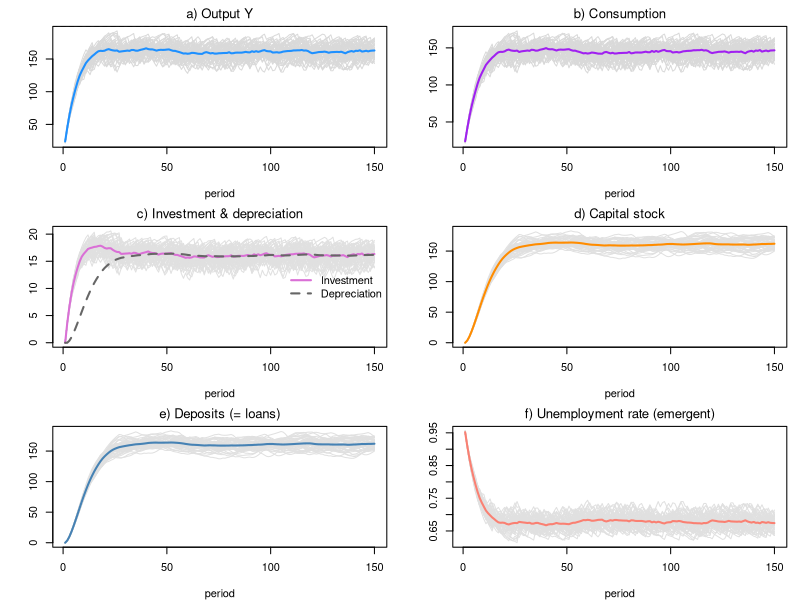

Recreate this plot in R.
# *************************************************************************
#  Model BMW + agent-based microfoundation (ABM-BMW)
#  Source: Godley & Lavoie ch.7 (BMW), extended with a "job-lottery"
#  Author: Marco Veronese Passarella
#  Last change: 04/07/2026
# *************************************************************************
#  Description: A tiny "agent-based" version of the textbook BMW model:
#  several households, each with its own bank money (deposits) and its own
#  spending choice, added up to get the economy-wide totals
# *************************************************************************
#  Conventions: upper-case = MACRO total; lower-case = MICRO (one household)
# *************************************************************************
#  Story:
#    - each household decides how much it wants to spend (its OWN alpha1);
#    - the economy needs 1/pr workers for each unit people want to buy;
#    - a random job lottery fills those jobs (some stay unfilled = friction);
#    - whoever works makes pr goods; the wage bill left after interest and
#      depreciation, WB = Y - r_l*L(-1) - DA, is split equally among the
#      employed (so the per-worker wage is WB/Nemp);
#    - goods are sold first-come-first-served until they run out;
#    - taxes are paid.
#  One single random shuffle of households per period decides BOTH who gets a
#  job AND who reaches the shop first.
# *************************************************************************
#  Note on heterogeneity: each household now has its own fixed propensity to
#  consume out of income (alpha1 is a vector, drawn once). Because households
#  differ, aggregate demand depends on which of them earn income, so the random
#  order matters for the macro totals too. The effect is smaller than that of
#  the job-lottery noise.
# *************************************************************************
#  BMW-specific wrinkle: when hiring falls short, output < demand, so INVESTMENT
#  (served first) as well as consumption gets constrained -- and because the
#  investment accelerator feeds on output, the friction's recessionary bias is
#  AMPLIFIED (lower output -> lower target capital -> lower investment -> ...).
# *************************************************************************

# Clear environment
rm(list = ls(all = TRUE))

# Set model parameters ####
nPeriods   <- 150          # Periods
N          <- 500          # Households (workforce; > employment ever needed)
MC         <- 50           # Monte Carlo repetitions
alpha0     <- 25           # Autonomous consumption
alpha1m    <- 0.75         # Mean propensity to consume out of income
alpha1d    <- 0.1          # Spread of alpha1 across households (0 = homogeneous)
alpha2     <- 0.1          # Propensity to consume out of wealth (deposits)
delta      <- 0.1          # Depreciation rate
gamma      <- 0.15         # Speed of adjustment of capital to its target
kappa      <- 1            # Capital-output ratio
pr         <- 1            # Labour productivity
rl_bar     <- 0.04         # Loan rate (= deposit rate)
s          <- 0.1          # Hiring-lottery spread (0 = no friction)

# Heterogeneous, time-invariant propensity to consume (fixed population) ####
set.seed(0)
alpha1 <- runif(N, alpha1m - alpha1d, alpha1m + alpha1d)

# Store macro variables (one column per MC run) ####
store = list(Y  = matrix(0, nPeriods, MC),   # Output / income
             C  = matrix(0, nPeriods, MC),   # Consumption
             I  = matrix(0, nPeriods, MC),   # Investment
             K  = matrix(0, nPeriods, MC),   # Capital
             DA = matrix(0, nPeriods, MC),   # Depreciation
             Mh = matrix(0, nPeriods, MC),   # Deposits held by households
             L  = matrix(0, nPeriods, MC),   # Bank loans
             UR = matrix(0, nPeriods, MC))   # Unemployment rate
sfcGap <- 0
rl <- rl_bar; rm <- rl_bar

# Monte Carlo loop ####
for (mc in 1:MC) {
  
  set.seed(mc)
  m  <- rep(0, N)    # Micro: household deposits
  yd <- rep(0, N)    # Micro: household disposable income (LAST period)
  K <- 0; L <- 0; Ms <- 0; Ylag <- 0   # aggregate stocks (standard BMW)
  
  # Time loop (no inner iteration: agents act in sequence)
  for (i in 1:nPeriods) {
    
    ## FIRMS (aggregate, standard BMW): investment from the accelerator ##
    DA  <- delta * K                               # Depreciation
    Ipl <- max(0, gamma * (kappa * Ylag - K) + DA) # Planned gross investment (>= 0)
    
    ## HOUSEHOLDS plan consumption (own alpha1; last income + deposits) ##
    cd <- pmax(alpha0 / N + alpha1 * yd + alpha2 * m, 0)
    D  <- sum(cd) + Ipl                            # Total demand
    Ln <- D / pr                                   # Labour needed
    
    ## JOB LOTTERY (spread s): employment, hence output ##
    Nemp <- min(floor(Ln * runif(1, 1 - s, 1 + s)), floor(Ln), N)
    Y    <- Nemp * pr
    
    ## RATIONING: investment served first, households first-come-first-served ##
    Is    <- min(Ipl, Y); hPool <- Y - Is
    order <- sample(N)
    cdq   <- cd[order]; ahead <- cumsum(cdq) - cdq
    served<- pmin(cdq, pmax(0, hPool - ahead))
    c     <- rep(0, N); c[order] <- served         # Micro: actual consumption
    
    ## WAGES (residual) + interest, then deposits ##
    WB   <- Y - rl * L - DA                         # Wage bill = residual
    wage <- rep(0, N)
    if (Nemp >= 1) wage[order[1:Nemp]] <- WB / Nemp # Employed = first Nemp in the queue
    yd <- wage + rm * m                             # Disposable income = wage + interest
    m  <- m + yd - c                                # Deposit accumulation
    
    ## FIRMS borrow, BANK creates deposits ##
    Llag <- L
    K  <- K + Is - DA                               # Capital accumulation (realised)
    L  <- L + (Is - DA)                             # New loans cover net investment
    Ms <- Ms + (L - Llag)                           # Deposits from loans
    Mh <- sum(m)
    Ylag <- Y
    
    ## Record ##
    store$Y[i, mc] <- Y;  store$C[i, mc] <- sum(c);  store$I[i, mc] <- Is
    store$K[i, mc] <- K;  store$DA[i, mc] <- DA;     store$Mh[i, mc] <- Mh
    store$L[i, mc] <- L;  store$UR[i, mc] <- (N - Nemp) / N
    sfcGap <- max(sfcGap, abs(Mh - Ms))
  }
}

# Display the results ####
meanY <- rowMeans(store$Y); tail <- (nPeriods - 40):nPeriods
cat(" ******************************")
cat("\n Households =", N, "| MC runs =", MC, "| s =", s)
cat("\n Max |M_h - M_s| =", sfcGap)
cat("\n ******************************")
cat("\n Mean late-sample values: \n Y =", round(mean(meanY[tail]), 2),
    "\n I =", round(mean(rowMeans(store$I)[tail]), 2),
    "\n K =", round(mean(rowMeans(store$K)[tail]), 2),
    "\n M_h =", round(mean(rowMeans(store$Mh)[tail]), 2),
    "\n (frictionless BMW: Y=200, I=20, K=200, M_h=200)")
cat("\n ******************************")

# Plot the results (grey = runs, bold = MC mean) ####
op = par(mfrow = c(3, 2), mar = c(4, 4, 2, 1))
Ystar <- alpha0 / ((1 - alpha1m) * (1 - delta * kappa) - alpha2 * kappa)   # frictionless 200

# a) Output
matplot(store$Y, type = "l", lty = 1, col = "grey85", font.main = 1,
        main = "a) Output Y", xlab = "period", ylab = "")
lines(rowMeans(store$Y), lwd = 2, col = "dodgerblue"); abline(h = Ystar, lty = 2)

# b) Consumption
matplot(store$C, type = "l", lty = 1, col = "grey85", font.main = 1,
        main = "b) Consumption", xlab = "period", ylab = "")
lines(rowMeans(store$C), lwd = 2, col = "purple")

# c) Investment and depreciation
matplot(store$I, type = "l", lty = 1, col = "grey88", font.main = 1,
        main = "c) Investment & depreciation", xlab = "period", ylab = "")
lines(rowMeans(store$I), lwd = 2, col = "orchid")
lines(rowMeans(store$DA), lwd = 2, col = "gray40", lty = 2)
legend("right", c("Investment", "Depreciation"), col = c("orchid", "gray40"),
       lwd = 2, lty = c(1, 2), bty = "n")

# d) Capital stock
matplot(store$K, type = "l", lty = 1, col = "grey88", font.main = 1,
        main = "d) Capital stock", xlab = "period", ylab = "")
lines(rowMeans(store$K), lwd = 2, col = "darkorange")

# e) Deposits and loans (they coincide: M_h = M_s = L)
matplot(store$Mh, type = "l", lty = 1, col = "grey88", font.main = 1,
        main = "e) Deposits (= loans)", xlab = "period", ylab = "")
lines(rowMeans(store$Mh), lwd = 2, col = "steelblue")

# f) Unemployment rate (emergent)
matplot(store$UR, type = "l", lty = 1, col = "grey88", font.main = 1,
        main = "f) Unemployment rate (emergent)", xlab = "period", ylab = "")
lines(rowMeans(store$UR), lwd = 2, col = "salmon")

par(op)

dev.copy(png, "Fig1_ABM_BMW.png", width = 3000, height = 2400, res = 300); dev.off()
